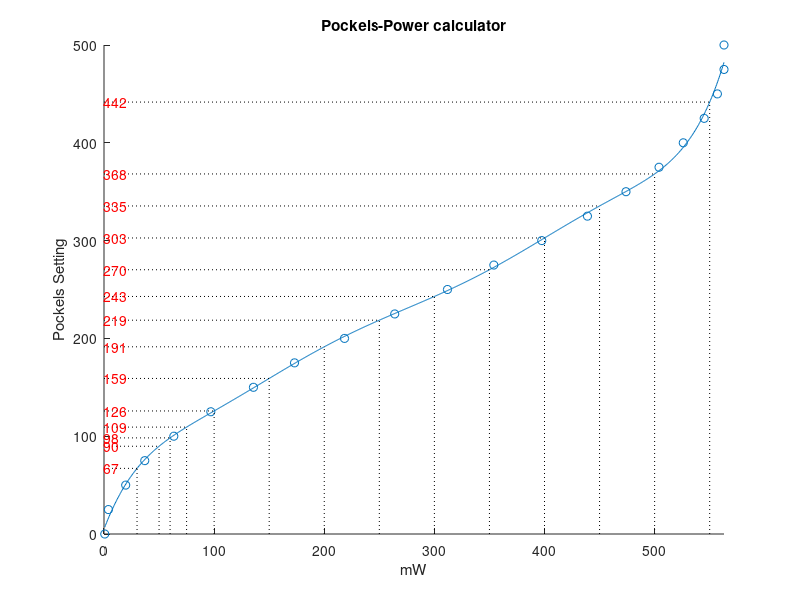

Write MATLAB code to recreate this figure.
% PV pockels setting to mw calculator
% LR 2017

%% paste measurements (pv mw columns)
% satsuma
data = [0	0.7
25	4
50	19.7
75	37
100	63.4
125	97
150	135.7
175	173
200	218.4
225	264
250	311.9
275	354
300	397.5
325	439
350	474
375	504
400	526
425	545
450	557
475	563
500	563
];


%% Plot and calculate fit
PockelsSetting = data(:,1);
RecordedPower = data(:,2);

% fit
p = polyfit(RecordedPower, PockelsSetting, 7);  %choose order that works well
fit_x = linspace(min(RecordedPower),max(RecordedPower), 1000);
fit_y = polyval(p, fit_x); 

% plot
figure('name','Pockels-Power calculator');
hold on
scatter(RecordedPower, PockelsSetting)
plot(fit_x, fit_y)
xlabel('mW')
ylabel('Pockels Setting')
title('Pockels-Power calculator')
xlim([0 max(RecordedPower)])
ylim([0 max(PockelsSetting)])

%% Calculator
PowerRanges_mW = [30 50 60 75 100 150 200 250 300 350 400 450 500 550 600];
% PowerRanges_mW = [10 20 30 40 50 60];
ValuesRequired_PV = [];

for i = 1:numel(PowerRanges_mW)
    Desired_mW = PowerRanges_mW(i);
    if Desired_mW <= max(RecordedPower)
        Required_PV = polyval(p,Desired_mW);
        ValuesRequired_PV(i) = Required_PV;
        disp([num2str(Desired_mW) ' mW  =  PV' num2str(round(Required_PV))])
        plot([Desired_mW Desired_mW], [0 Required_PV], 'k:')
        plot([0 Desired_mW], [Required_PV Required_PV], 'k:')
        % plot(0, Required_PV, 'r.')
        text(0, Required_PV, num2str(round(Required_PV)), 'Color','r')
    else
        warning('Requested power out of range')
    end
    
end